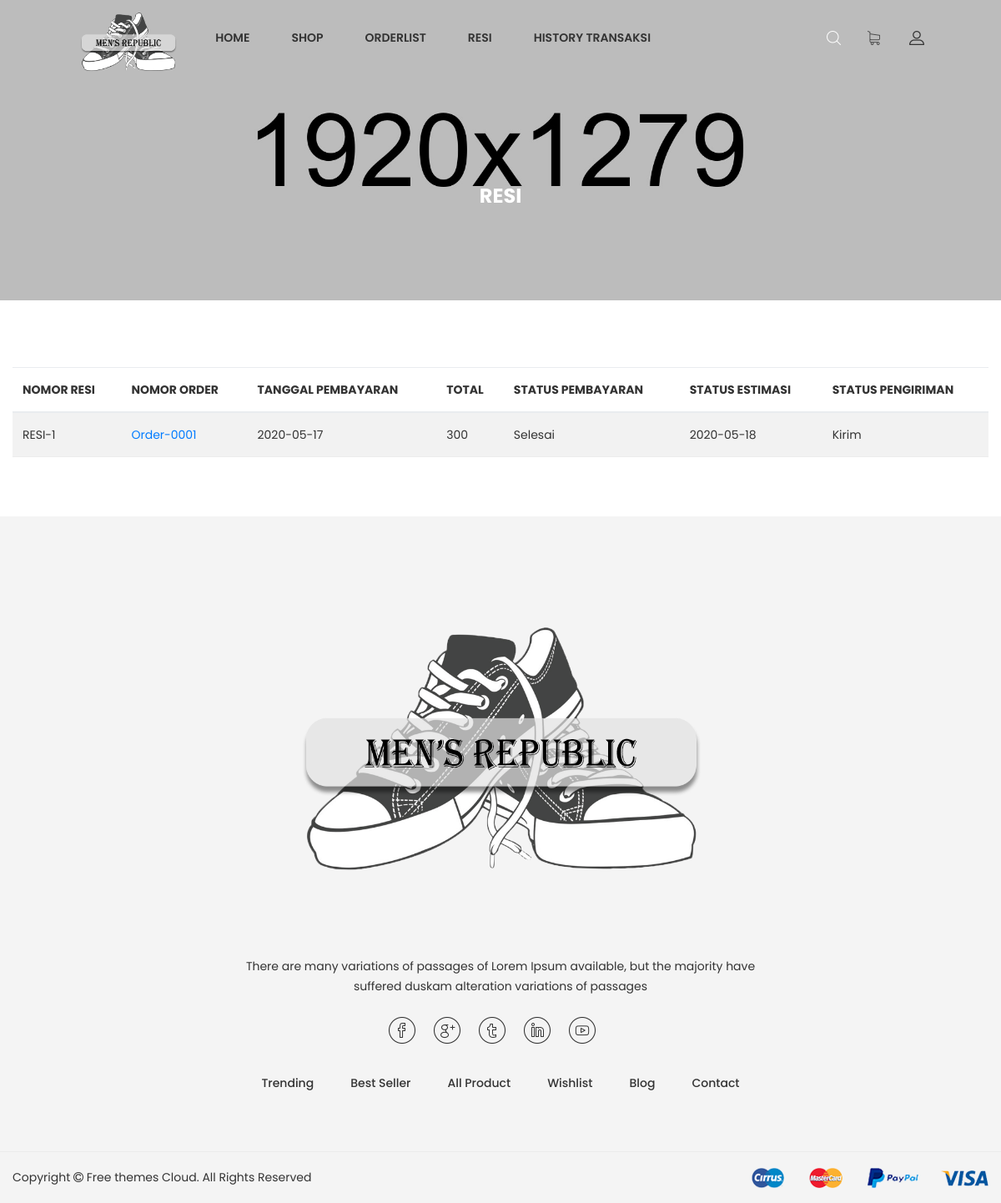
/admin/index.php?page=resi_user (signed in), run on an earlier commit of the app's database.
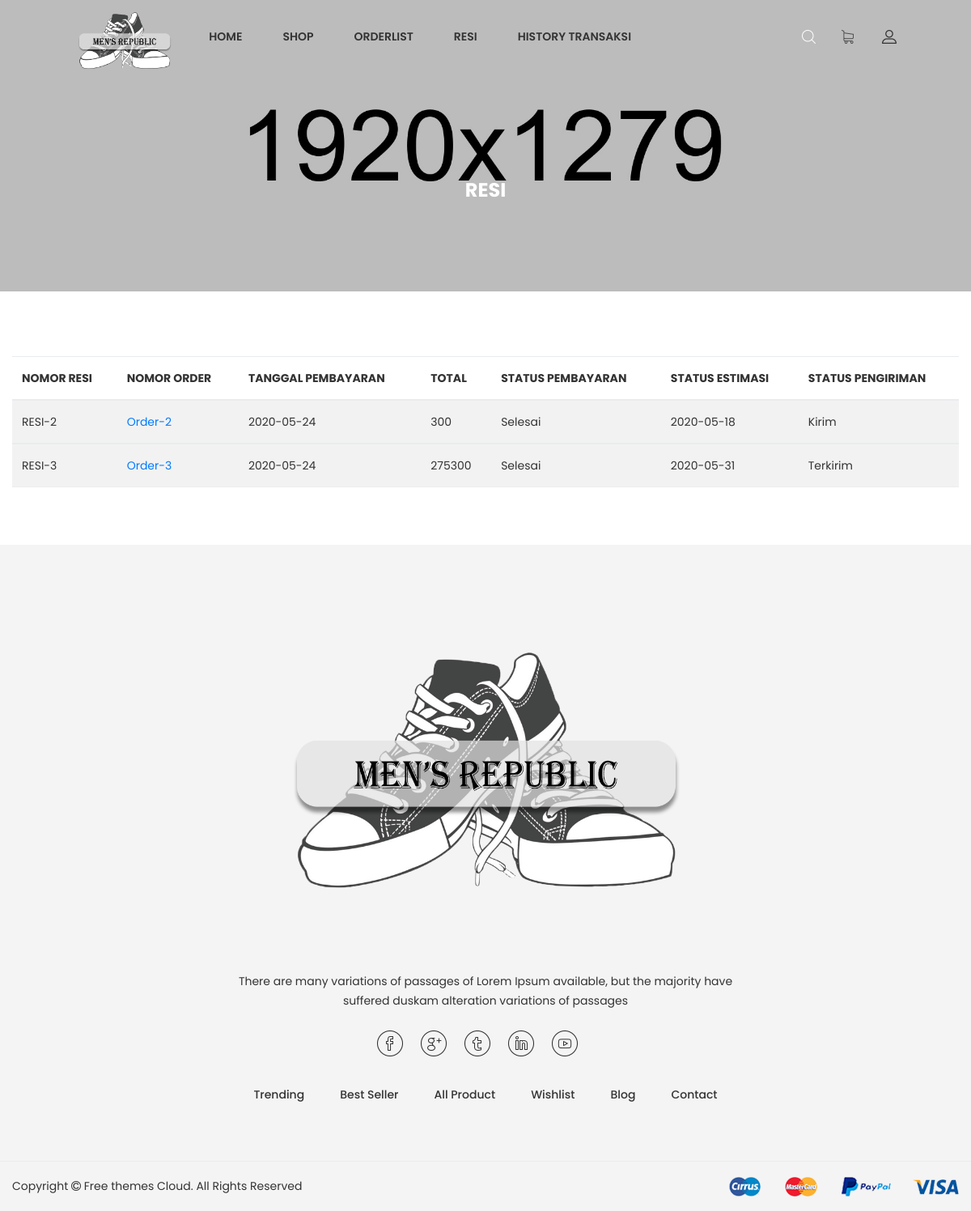
And on a later commit of the database.
### tables this page shows
CREATE TABLE `resi` (
  `id_resi` int(11) NOT NULL,
  `nomor_resi` varchar(25) DEFAULT NULL,
  `id_member` int(11) DEFAULT NULL,
  `id_status_kirim` int(11) DEFAULT NULL,
  `id_status_trans` int(11) DEFAULT NULL,
  `id_order` int(11) NOT NULL,
  `total_harga` float DEFAULT NULL,
  `tanggal_trans` date DEFAULT NULL
);

CREATE TABLE `order_list` (
  `id_order` int(11) NOT NULL,
  `order_num` varchar(25) DEFAULT NULL,
  `deskripsi` text DEFAULT NULL,
  `id_member` int(11) DEFAULT NULL,
  `id_status_order` int(11) DEFAULT NULL,
  `tanggal_order` date DEFAULT NULL,
  `tanggal_kirim` date DEFAULT NULL,
  `total_harga` float DEFAULT NULL
);

CREATE TABLE `status_trans` (
  `id_status_trans` int(11) NOT NULL,
  `nama_status_trans` varchar(50) DEFAULT NULL
);

CREATE TABLE `status_kirim` (
  `id_status_kirim` int(11) NOT NULL,
  `nama_status_kirim` varchar(50) DEFAULT NULL
);

### admin/resi_user.php (the view)
<div class="ht__bradcaump__area bg-image--6">
    <div class="container">
        <div class="row">
            <div class="col-lg-12">
                <div class="bradcaump__inner text-center">
                    <h2 class="bradcaump-title">Resi</h2>
                </div>
            </div>
        </div>
    </div>
</div>
<section class="my_account_area pt--80 pb--55 bg--white">
    <div class="container">
        <div class="card-body table-responsive p-0">
            <table class="table table-hover table-striped table-valign-middle">
                <thead>
                    <tr>
                        <th>Nomor Resi</th>
                        <th>Nomor order</th>
                        <th>Tanggal Pembayaran</th>
                        <th>Total</th>
                        <th>Status Pembayaran</th>
                        <th>Status Estimasi</th>
                        <th>Status Pengiriman</th>
                    </tr>
                </thead>
                <?php
                include '../func/koneksi.php';
                $member = $_SESSION['id_member'];
                $data = mysqli_query($koneksi, "select * from resi where id_member='$member'");
                while($d = mysqli_fetch_array($data)){
                    $order_id = $d['id_order'];
                    $order = mysqli_query($koneksi, "select * from order_list where id_order='$order_id'");
                    $or = mysqli_fetch_array($order);
                    $status_trans_id = $d['id_status_trans'];
                    $trans = mysqli_query($koneksi, "select * from status_trans where id_status_trans='$status_trans_id'");
                    $tr = mysqli_fetch_array($trans);
                    $status_kirim_id = $d['id_status_kirim'];
                    $kirim = mysqli_query($koneksi, "select * from status_kirim where id_status_kirim='$status_kirim_id'");
                    $ki = mysqli_fetch_array($kirim);
            ?>
                <tbody>
                    <tr>
                        <td><?php echo $d['nomor_resi']; ?></td>
                        <td><a class="text-primary" href="index.php?page=order_detail&id_order=<?php echo $or['id_order']; ?>"><?php echo $or['order_num']; ?></a></td>
                        <td><?php echo $d['tanggal_trans']; ?></td>
                        <td><?php echo $d['total_harga']; ?></td>
                        <td><?php echo $tr['nama_status_trans']; ?></td>
                        <td><?php echo $or['tanggal_kirim']; ?></td>
                        <td><?php echo $ki['nama_status_kirim']; ?></td>
                    </tr>
                </tbody>
                <?php
                }
            ?>
            </table>
        </div>
    </div>
</section>

### admin/index.php (shortened to what this page needs)
<!doctype html>
<html class="no-js" lang="zxx">
<head>
	<link rel="stylesheet" href="../css/bootstrap.min.css">
	<link rel="stylesheet" href="../css/plugins.css">
	<link rel="stylesheet" href="../style.css">
	<link rel="stylesheet" href="css/custom.css">
</head>
<body>
	<div class="wrapper" id="wrapper">
		<header id="wn__header" class="header__area header__absolute sticky__header">
			<div class="container-fluid">
				<div class="row">
					<div class="col-md-6 col-sm-6 col-6 col-lg-2">
						<div class="logo">
							<a href="index.php">
								<img src="images/logo/logo.png" alt="logo images">
							</a>
						</div>
					</div>
					<div class="col-lg-8 d-none d-lg-block">
						<nav class="mainmenu__nav">
							<ul class="meninmenu d-flex justify-content-start">
								<li class="drop with--one--item"><a href="index.php?page=home">Home</a></li>
								<li class="drop"><a href="#">Shop</a>
								</li>
								<li class="drop with--one--item"><a href="index.php?page=user_order_list">Orderlist</a></li>
								<li class="drop with--one--item"><a href="index.php?page=resi_user">Resi</a></li>
								<li class="drop with--one--item"><a href="index.php?page=history_user">History Transaksi</a></li>
							</ul>
						</nav>
					</div>
					<div class="col-md-6 col-sm-6 col-6 col-lg-2">
						<ul class="header__sidebar__right d-flex justify-content-end align-items-center">
							<li class="wishlist"><a class="search__active" href="#"></a></li>
							<li class="shopcart"><a href="index.php?page=cart_user_list"></a>
							</li>
							<li class="setting__bar__icon"><a class="setting__active" href="#"></a>
							</li>
						</ul>
					</div>
				</div>
			</div>
		</header>
		<?php
			if(isset($_GET['page'])){
				$page = $_GET['page'];
				switch($page){
					case 'resi_user':
						include 'resi_user.php';
					break;
				}
			}
			else{
				include 'home.php';
			}
		?>
		<footer id="wn__footer" class="footer__area bg__cat--8 brown--color">
			<div class="footer-static-top">
				<div class="container">
					<div class="row">
						<div class="col-lg-12">
							<div class="footer__widget footer__menu">
								<div class="ft__logo">
									<a href="index.php">
										<img src="images/logo/3.png" alt="logo">
									</a>
									<p>There are many variations of passages of Lorem Ipsum available, but the majority
										have suffered duskam alteration variations of passages</p>
								</div>
								<div class="footer__content">
									<ul class="social__net social__net--2 d-flex justify-content-center">
										<li><a href="#"><i class="bi bi-facebook"></i></a></li>
										<li><a href="#"><i class="bi bi-google"></i></a></li>
										<li><a href="#"><i class="bi bi-twitter"></i></a></li>
										<li><a href="#"><i class="bi bi-linkedin"></i></a></li>
										<li><a href="#"><i class="bi bi-youtube"></i></a></li>
									</ul>
									<ul class="mainmenu d-flex justify-content-center">
										<li><a href="index.php">Trending</a></li>
										<li><a href="index.php">Best Seller</a></li>
										<li><a href="index.php">All Product</a></li>
										<li><a href="index.php">Wishlist</a></li>
										<li><a href="index.php">Blog</a></li>
										<li><a href="index.php">Contact</a></li>
									</ul>
								</div>
							</div>
						</div>
					</div>
				</div>
			</div>
			<div class="copyright__wrapper">
				<div class="container">
					<div class="row">
						<div class="col-lg-6 col-md-6 col-sm-12">
							<div class="copyright">
								<div class="copy__right__inner text-left">
									<p>Copyright <i class="fa fa-copyright"></i> <a
											href="https://freethemescloud.com/">Free themes Cloud.</a> All Rights
										Reserved</p>
								</div>
							</div>
						</div>
						<div class="col-lg-6 col-md-6 col-sm-12">
							<div class="payment text-right">
								<img src="images/icons/payment.png" alt="" />
							</div>
						</div>
					</div>
				</div>
			</div>
		</footer>
</body>
</html>

What changed in the data, as far as the page shows it:
removed resi: nomor_resi "RESI-1", id_order.order_num "Order-0001", tanggal_trans "2020-05-17", total_harga "300", id_status_trans.nama_status_trans "Selesai", id_order.tanggal_kirim "2020-05-18", id_status_kirim.nama_status_kirim "Kirim"
added resi: nomor_resi "RESI-2", id_order.order_num "Order-2", tanggal_trans "2020-05-24", total_harga "300", id_status_trans.nama_status_trans "Selesai", id_order.tanggal_kirim "2020-05-18", id_status_kirim.nama_status_kirim "Kirim"
added resi: nomor_resi "RESI-3", id_order.order_num "Order-3", tanggal_trans "2020-05-24", total_harga "275300", id_status_trans.nama_status_trans "Selesai", id_order.tanggal_kirim "2020-05-31", id_status_kirim.nama_status_kirim "Terkirim"
